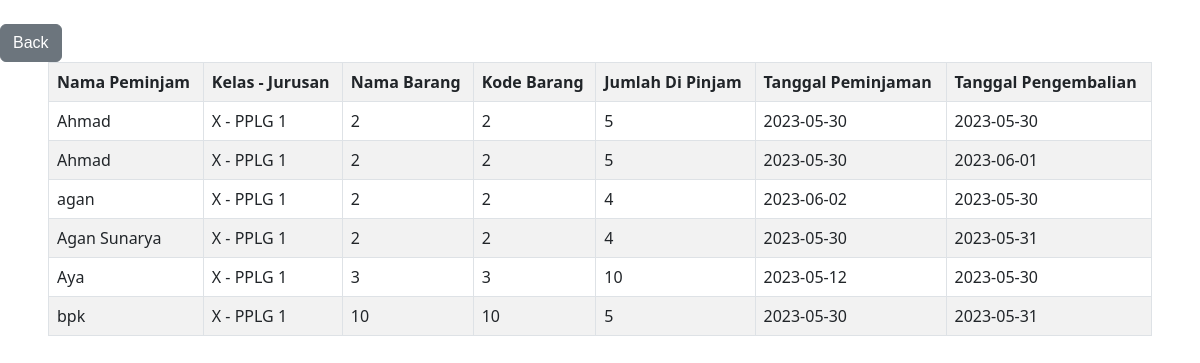
The app's page /inventaris/pengembalian.php with its own data.
### tables this page shows
CREATE TABLE `kembali` (
  `id_siswa` int(11) NOT NULL,
  `nama_siswa` varchar(30) NOT NULL,
  `kelas` varchar(11) NOT NULL,
  `nama_alat` varchar(30) NOT NULL,
  `id_brg` int(11) NOT NULL,
  `jumlah_brg` int(11) NOT NULL,
  `tglpinjam` date NOT NULL,
  `tglkembali` date NOT NULL
);

### inventaris/pengembalian.php (the view, shortened to what this page needs)
<html lang="en">
<head>
    <link href="https://cdn.jsdelivr.net/npm/bootstrap@5.2.3/dist/css/bootstrap.min.css" rel="stylesheet">
</head>
<body>
    <br>
    <a href="barang.php" style="float: down; text-decoration: none; color: black; font-family: arial; font-weight: 700; margin-top: -30px; margin-right: 8px;"><button class="btn btn-secondary">Back</button></a>
    <div class="col px-5">
    <form action="">
    <table class="table table-striped table-bordered table-hover " align="center">
        <tr>
            <th>Nama Peminjam</th>
            <th>Kelas - Jurusan</th>
            <th>Nama Barang</th>
            <th>Kode Barang</th>
            <th>Jumlah Di Pinjam</th>
            <th>Tanggal Peminjaman</th>
            <th>Tanggal Pengembalian</th>
        </tr>
        <tr>
            <?php
            $koneksi = mysqli_connect("localhost","root","","tekstil");
            $sql = "SELECT * FROM kembali,tabel_barang WHERE kembali.nama_alat = tabel_barang.kd_brg ORDER BY kd_brg";
            $hasil = mysqli_query($koneksi, $sql);
            while($data = mysqli_fetch_array($hasil)) {
                ?>
                <td><?php echo $data['nama_siswa']; ?></td>
                <td><?php echo $data['kelas']; ?></td>
                <td><?php echo $data['nama_alat']; ?></td>
                <td><?php echo $data['id_brg']; ?></td>
                <td><?php echo $data['jumlah_brg']; ?></td>
                <td><?php echo $data['tglpinjam']; ?></td>
                <td><?php echo $data['tglkembali']; ?></td>
        </tr>
            <?php
            }
            ?>
    </table>
        </form>
    </div>
</body>
</html>

### records on screen
kembali: nama_siswa "Ahmad", kelas "X - PPLG 1", nama_alat "2", id_brg "2", jumlah_brg "5", tglpinjam "2023-05-30", tglkembali "2023-05-30"
kembali: nama_siswa "Ahmad", kelas "X - PPLG 1", nama_alat "2", id_brg "2", jumlah_brg "5", tglpinjam "2023-05-30", tglkembali "2023-06-01"
kembali: nama_siswa "agan", kelas "X - PPLG 1", nama_alat "2", id_brg "2", jumlah_brg "4", tglpinjam "2023-06-02", tglkembali "2023-05-30"
kembali: nama_siswa "Agan Sunarya", kelas "X - PPLG 1", nama_alat "2", id_brg "2", jumlah_brg "4", tglpinjam "2023-05-30", tglkembali "2023-05-31"
kembali: nama_siswa "Aya", kelas "X - PPLG 1", nama_alat "3", id_brg "3", jumlah_brg "10", tglpinjam "2023-05-12", tglkembali "2023-05-30"
kembali: nama_siswa "bpk", kelas "X - PPLG 1", nama_alat "10", id_brg "10", jumlah_brg "5", tglpinjam "2023-05-30", tglkembali "2023-05-31"
